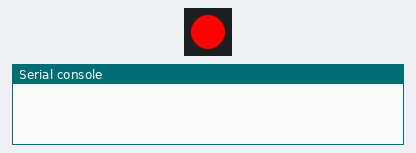
A program run on a simulated CircuitPython board. Shown: 1 RGB LEDs in strip order, left to right, the last lines printed to the serial console.

Above: at 0.07 s.
At 2.62 s:
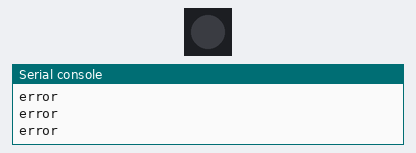
Timing chart, 0 to 3.0 s (numbered marks = the images above):
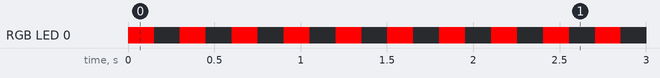

The program:

error_light.py
```python
import neopixel, board, time


# Neopixel

led_neo = neopixel.NeoPixel(board.NEOPIXEL, 1)

while True:
    led_neo.fill((255, 0, 0))
    time.sleep(0.15)
    led_neo.fill((0, 0, 0))
    print("error")
    time.sleep(0.15)
```

Measured:
- by itself, RGB LED 0: alternates RGB(255, 0, 0) for 0.15 s and off for 0.15 s
